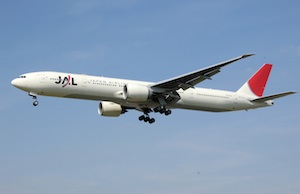
#> input picture seamless-cloning/input/airplane.jpg, 300 x 194 px
$ python SeamlessCloning.py
#> lines starting #> are read from the running program, lines starting #| are printed output that depends on the picture; after the words box and inside, x2 and y2 are one past the last pixel; in counts of white or black regions, pixels touching at a corner belong together
import cv2 as cv
import numpy as np

# Leitura das Imagens
src = cv.imread("input/airplane.jpg")
#> src is the input picture: shape (194, 300, 3); mean B, G, R 182.8, 156, 133.7
dst = cv.imread("input/sky.jpg")
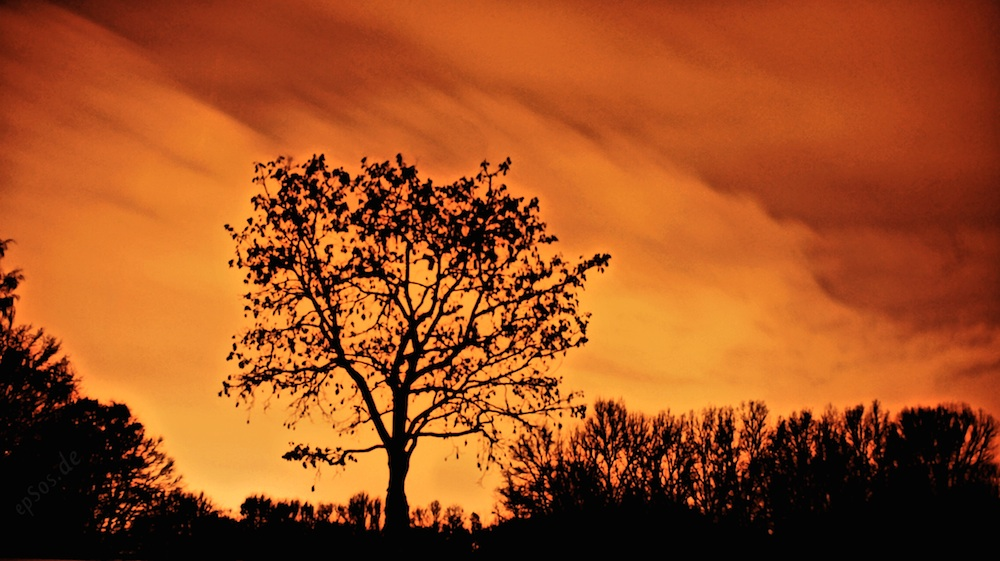
#> input picture seamless-cloning/input/sky.jpg, 1000 x 561 px
#> dst is the input picture: shape (561, 1000, 3); mean B, G, R 30.8, 77.4, 156.3

# Criando a mascara do obejeto
mask = np.zeros(src.shape, src.dtype)
poly = np.array([[4, 80], [30, 54], [151, 63], [298, 90], [272, 134], [43, 122]], np.int32)
cv.fillPoly(mask, [poly], (255, 255, 255))
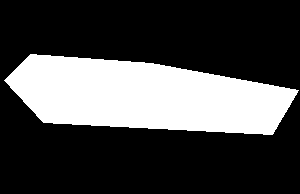
#> mask: shape (194, 300, 3); 28.2% white; 1 white region, box (x1, y1, x2, y2) and area: (4, 54, 299, 135) 16403

# Definindo local do objeto
width, height, _ = dst.shape
#> width = 561; height = 1000
place = (500, 100)

# Clone seamlessly.
output_normal = cv.seamlessClone(src, dst, mask, place, cv.NORMAL_CLONE)
output_mixed = cv.seamlessClone(src, dst, mask, place, cv.MIXED_CLONE)
output_monochrome_transfer = cv.seamlessClone(src, dst, mask, place, cv.MONOCHROME_TRANSFER)

# Mostar os resultados
resize = lambda img: cv.resize(img, (int(img.shape[1] / 2), int(img.shape[0] / 2)))

cv.imshow("Original", resize(dst))
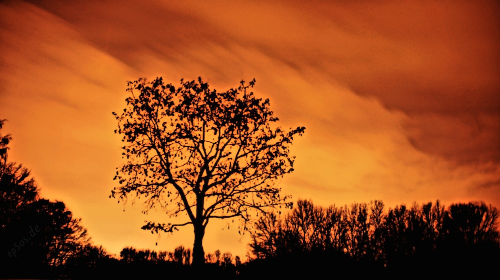
#> window 'Original': shape (280, 500, 3); mean B, G, R 30.6, 77.3, 156.2
cv.imshow("Sobreposta", resize(src))
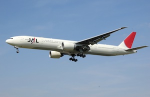
#> window 'Sobreposta': shape (97, 150, 3); mean B, G, R 183, 156.1, 133.8
cv.imshow("SEAMLESS NORMAL_CLONE", resize(output_normal))
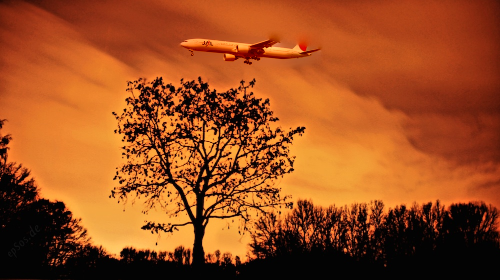
#> window 'SEAMLESS NORMAL_CLONE': shape (280, 500, 3); mean B, G, R 30.6, 77.2, 156.2
cv.imshow("SEAMLESS MIXED_CLONE", resize(output_mixed))
cv.imshow("SEAMLESS MONOCHROME_CLONE", resize(output_monochrome_transfer))
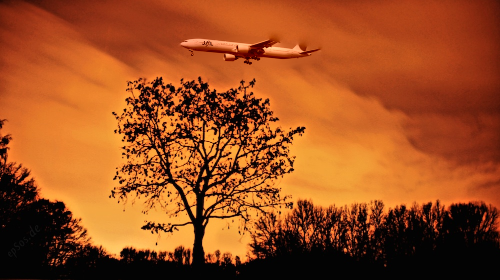
#> window 'SEAMLESS MONOCHROME_CLONE': shape (280, 500, 3); mean B, G, R 30.8, 77.2, 156

cv.waitKey(0)
cv.destroyAllWindows()
